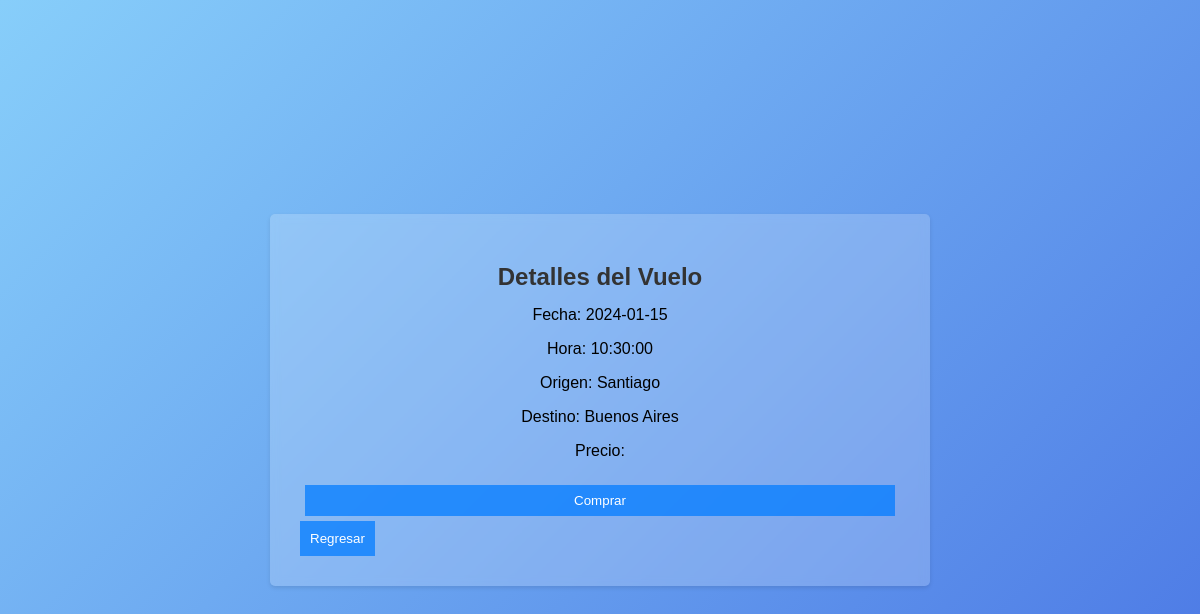
The app's page /comprar_vuelo.php?vuelo_id=16 with its own data.
### tables this page shows
CREATE TABLE `vuelos` (
  `id` int(11) NOT NULL,
  `fecha` date NOT NULL,
  `hora` time NOT NULL,
  `piloto_id` int(11) NOT NULL,
  `avion_id` int(11) NOT NULL,
  `origen` varchar(50) NOT NULL,
  `destino` varchar(50) NOT NULL
);

### comprar_vuelo.php (the view, shortened to what this page needs)
<?php
include 'conec.php';
$conn = new mysqli($servername, $username, $password, $dbname);
$vuelo_id = $_GET['vuelo_id'];
$sql = "SELECT * FROM Vuelos WHERE id = '$vuelo_id'";
$result = $conn->query($sql);
?>
<!DOCTYPE html>
<html>
<head>
    <link rel="stylesheet" type="text/css" href="estilos.css">
</head>
<body>
    <div class="container">
        <h2>Detalles del Vuelo</h2>
        <?php
        if ($result->num_rows > 0) {
            $vuelo = $result->fetch_assoc();
            ?>
            <p>Fecha: <?php echo $vuelo['fecha']; ?></p>
            <p>Hora: <?php echo $vuelo['hora']; ?></p>
            <p>Origen: <?php echo $vuelo['origen']; ?></p>
            <p>Destino: <?php echo $vuelo['destino']; ?></p>
            <p>Precio: <?php echo $vuelo['precio']; ?></p>
            <form method="post" action="procesar_compra.php">
                <input type="submit" value="Comprar">
            </form>
            <a href="vuelos.php">
                <button>Regresar</button>
            </a>
            <?php
        } else {
            echo "<p>No se encontró el vuelo seleccionado.</p>";
        }
        ?>
    </div>
</body>
</html>

### estilos.css (style rules this page uses)
body { font-family: Arial, sans-serif; background: linear-gradient(135deg,#87CEFA, #4169E1, #708090, #A9A9A9); background-size: 500%; animation: fondo 15s infinite; margin: 0; padding: 0; display: flex; justify-content: center; align-items: center; height: 100vh; }
.container { max-width: 600px; width: 100%; padding: 30px; background-color: rgba(255, 255, 255, 0.2); backdrop-filter: blur(5px); border-radius: 5px; box-shadow: 0 2px 4px rgba(0, 0, 0, 0.1); overflow-y: auto; }
h2 { text-align: center; color: #333; margin-bottom: 15px; }
form { display: flex; flex-direction: column; }
input[type="submit"] { background-color: #007bffbb; color: #fff; border: none; padding: 10px; cursor: pointer; }
p { text-align: center; margin-top: 10px; }
a { color: #007bff; text-decoration: none; }
button { background-color: #007bffbb; color: #fff; border: none; padding: 10px; cursor: pointer; }
form { margin-top: 20px; }
input[type="date"], input[type="submit"] { margin: 5px; padding: 8px; }

### records on screen
vuelos: fecha "2024-01-15", hora "10:30:00", origen "Santiago", destino "Buenos Aires"
